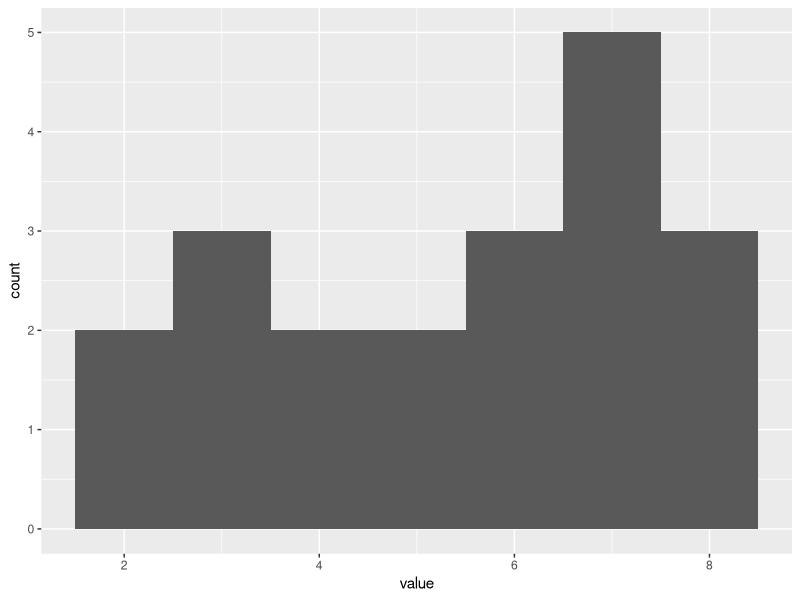

The R source for this figure:
## ---- chunk 1
library(tidyverse)
dgr01<-tibble(value=c(2,2,3,3,3,4,4,5,5,6,6,6,7,7,7,7,7,8,8,8))
## ---- chunk 2
ggplot(dgr01,aes(value))+
  geom_histogram(binwidth = 1)
